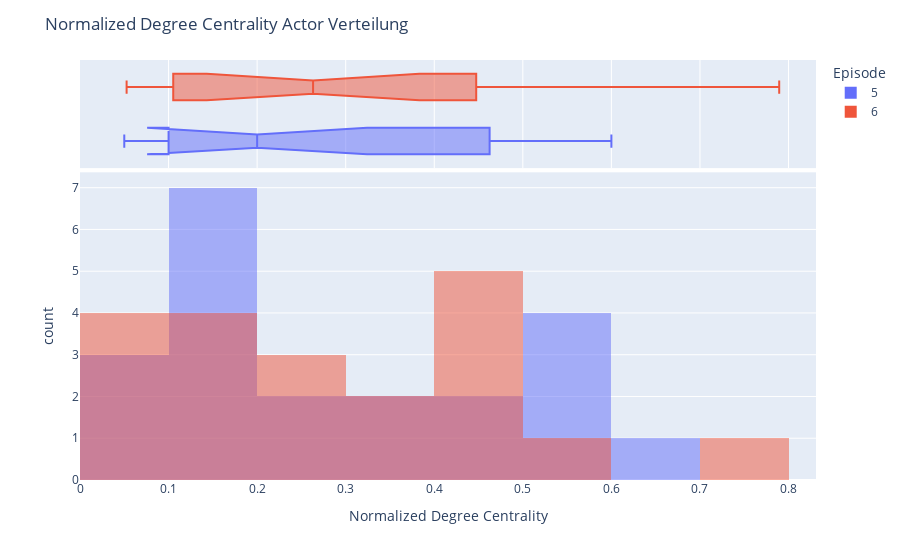

Source (notebook cell):
### Code cell
# plot centrality distribution for episode 5 and 6
plot_centrality_distribution(actor_centrality_all, metric_vis="Normalized Degree Centrality", episode_to_show=[5, 6], alpha=0.5)

### Figure 1 — Plotly figure (JSON) as saved in the notebook; plotly's stock layout.template omitted (floating-point values rounded to 4 significant figures)
{"data": [{"alignmentgroup": "True", "bingroup": "x", "hovertemplate": "Episode=5<br>Normalized Degree Centrality=%{x}<br>count=%{y}<extra></extra>", "legendgroup": "5", "marker": {"color": "#636efa", "opacity": 0.5, "pattern": {"shape": ""}}, "name": "5", "nbinsx": 10, "offsetgroup": "5", "orientation": "v", "showlegend": true, "type": "histogram", "x": [0.3, 0.45, 0.6, 0.55, 0.2, 0.5, 0.5, 0.1, 0.15, 0.1, 0.2, 0.1, 0.55, 0.05, 0.1, 0.05, 0.1, 0.05, 0.1, 0.35, 0.4], "xaxis": "x", "yaxis": "y"}, {"alignmentgroup": "True", "hovertemplate": "Episode=5<br>Normalized Degree Centrality=%{x}<extra></extra>", "legendgroup": "5", "marker": {"color": "#636efa"}, "name": "5", "notched": true, "offsetgroup": "5", "showlegend": false, "type": "box", "x": [0.3, 0.45, 0.6, 0.55, 0.2, 0.5, 0.5, 0.1, 0.15, 0.1, 0.2, 0.1, 0.55, 0.05, 0.1, 0.05, 0.1, 0.05, 0.1, 0.35, 0.4], "xaxis": "x2", "yaxis": "y2"}, {"alignmentgroup": "True", "bingroup": "x", "hovertemplate": "Episode=6<br>Normalized Degree Centrality=%{x}<br>count=%{y}<extra></extra>", "legendgroup": "6", "marker": {"color": "#EF553B", "opacity": 0.5, "pattern": {"shape": ""}}, "name": "6", "nbinsx": 10, "offsetgroup": "6", "orientation": "v", "showlegend": true, "type": "histogram", "x": [0.4211, 0.3684, 0.05263, 0.2632, 0.5789, 0.1579, 0.2632, 0.7895, 0.2105, 0.4737, 0.4737, 0.4737, 0.1053, 0.05263, 0.05263, 0.4211, 0.3684, 0.05263, 0.1053, 0.1053], "xaxis": "x", "yaxis": "y"}, {"alignmentgroup": "True", "hovertemplate": "Episode=6<br>Normalized Degree Centrality=%{x}<extra></extra>", "legendgroup": "6", "marker": {"color": "#EF553B"}, "name": "6", "notched": true, "offsetgroup": "6", "showlegend": false, "type": "box", "x": [0.4211, 0.3684, 0.05263, 0.2632, 0.5789, 0.1579, 0.2632, 0.7895, 0.2105, 0.4737, 0.4737, 0.4737, 0.1053, 0.05263, 0.05263, 0.4211, 0.3684, 0.05263, 0.1053, 0.1053], "xaxis": "x2", "yaxis": "y2"}], "layout": {"barmode": "overlay", "legend": {"title": {"text": "Episode"}, "tracegroupgap": 0}, "margin": {"t": 60}, "title": {"text": "Normalized Degree Centrality Actor Verteilung"}, "xaxis": {"anchor": "y", "domain": [0, 1], "title": {"text": "Normalized Degree Centrality"}}, "xaxis2": {"anchor": "y2", "domain": [0, 1], "matches": "x", "showgrid": true, "showticklabels": false}, "yaxis": {"anchor": "x", "domain": [0, 0.7326], "title": {"text": "count"}}, "yaxis2": {"anchor": "x2", "domain": [0.7426, 1], "matches": "y2", "showgrid": false, "showline": false, "showticklabels": false, "ticks": ""}}}
